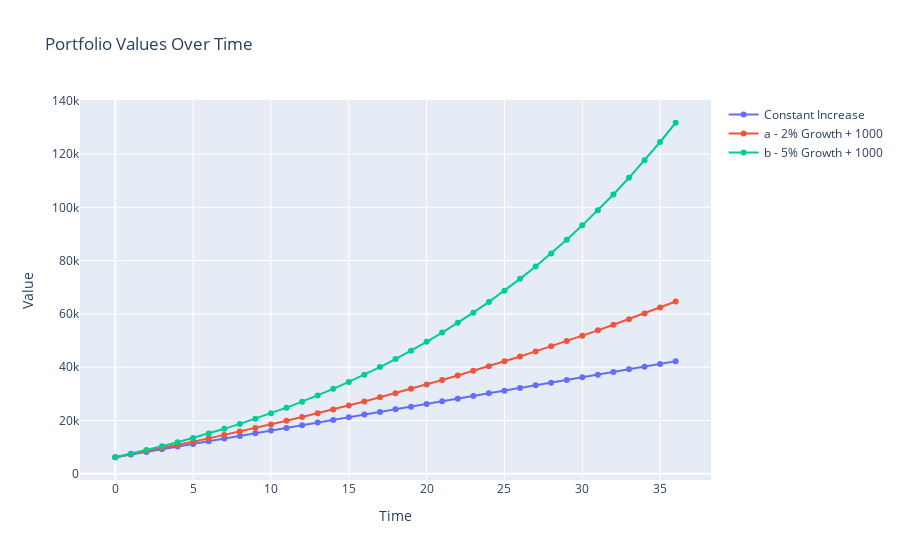

This figure's notebook cell:
### Markdown cell above
## Generic Forecast

Let's plot a generic forecast of the current value of the portfolio (11/07/2024). To automatize this tool, we should connect the notebook with the portfolio value and history interest rate from **Indexa Capital**.

### Parameters

- Portfolio value: 6000€ (for 11/07/2024)
- Average Saving: 1000€ per month
- Average Interest Rate:
    - Positive scenario: 5% per month
    - Negative scenario: 2% per month
    - Constant: 0% per month
- Time Series Horizon: 3 years - 36 months (12*3=36)

### Code cell
T = 36
current_d = 6201

# Initialize lists
d = []
a = []
b = []

# Populate d
current_value_d = current_d
for t in range(T + 1):
    d.append(current_value_d)
    current_value_d += 1000

# Populate a
current_value_a = current_d
for t in range(T + 1):
    a.append(current_value_a)
    current_value_a = (current_value_a * 1.02) + 1000

# Populate b
current_value_b = current_d
for t in range(T + 1):
    b.append(current_value_b)
    current_value_b = (current_value_b * 1.05) + 1000

# Create the interactive plot
fig = go.Figure()

fig.add_trace(go.Scatter(x=list(range(T + 1)), y=d, mode='lines+markers', name='Constant Increase', hoverinfo='x+y'))
fig.add_trace(go.Scatter(x=list(range(T + 1)), y=a, mode='lines+markers', name='a - 2% Growth + 1000', hoverinfo='x+y'))
fig.add_trace(go.Scatter(x=list(range(T + 1)), y=b, mode='lines+markers', name='b - 5% Growth + 1000', hoverinfo='x+y'))

fig.update_layout(
    title="Portfolio Values Over Time",
    xaxis_title="Time",
    yaxis_title="Value",
    hovermode="x"
)

fig.show()

### Figure 1 — Plotly figure (JSON) as saved in the notebook; plotly's stock layout.template omitted (floating-point values rounded to 4 significant figures)
{"data": [{"hoverinfo": "x+y", "mode": "lines+markers", "name": "Constant Increase", "type": "scatter", "x": [0, 1, 2, 3, 4, 5, 6, 7, 8, 9, 10, 11, 12, 13, 14, 15, 16, 17, 18, 19, 20, 21, 22, 23, 24, 25, 26, 27, 28, 29, 30, 31, 32, 33, 34, 35, 36], "y": [6201, 7201, 8201, 9201, 10201, 11201, 12201, 13201, 14201, 15201, 16201, 17201, 18201, 19201, 20201, 21201, 22201, 23201, 24201, 25201, 26201, 27201, 28201, 29201, 30201, 31201, 32201, 33201, 34201, 35201, 36201, 37201, 38201, 39201, 40201, 41201, 42201]}, {"hoverinfo": "x+y", "mode": "lines+markers", "name": "a - 2% Growth + 1000", "type": "scatter", "x": [0, 1, 2, 3, 4, 5, 6, 7, 8, 9, 10, 11, 12, 13, 14, 15, 16, 17, 18, 19, 20, 21, 22, 23, 24, 25, 26, 27, 28, 29, 30, 31, 32, 33, 34, 35, 36], "y": [6201, 7325.0, 8472.0, 9641.0, 10830.0, 12050.0, 13290.0, 14560.0, 15850.0, 17170.0, 18510.0, 19880.0, 21280.0, 22700.0, 24160.0, 25640.0, 27150.0, 28690.0, 30270.0, 31870.0, 33510.0, 35180.0, 36890.0, 38620.0, 40400.0, 42200.0, 44050.0, 45930.0, 47850.0, 49800.0, 51800.0, 53840.0, 55910.0, 58030.0, 60190.0, 62400.0, 64640.0]}, {"hoverinfo": "x+y", "mode": "lines+markers", "name": "b - 5% Growth + 1000", "type": "scatter", "x": [0, 1, 2, 3, 4, 5, 6, 7, 8, 9, 10, 11, 12, 13, 14, 15, 16, 17, 18, 19, 20, 21, 22, 23, 24, 25, 26, 27, 28, 29, 30, 31, 32, 33, 34, 35, 36], "y": [6201, 7511.0, 8887.0, 10330.0, 11850.0, 13440.0, 15110.0, 16870.0, 18710.0, 20650.0, 22680.0, 24810.0, 27050.0, 29410.0, 31880.0, 34470.0, 37190.0, 40050.0, 43060.0, 46210.0, 49520.0, 53000.0, 56640.0, 60480.0, 64500.0, 68730.0, 73160.0, 77820.0, 82710.0, 87850.0, 93240.0, 98900.0, 104800.0, 111100.0, 117600.0, 124500.0, 131800.0]}], "layout": {"autosize": true, "hovermode": "x", "title": {"text": "Portfolio Values Over Time"}, "xaxis": {"autorange": true, "range": [-2.208, 38.21], "title": {"text": "Time"}, "type": "linear"}, "yaxis": {"autorange": true, "range": [-4160.0, 142100.0], "title": {"text": "Value"}, "type": "linear"}}}
